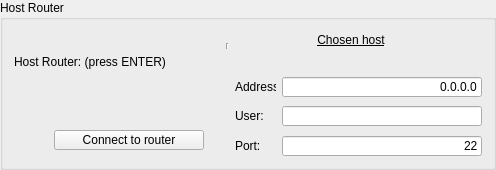
      <widget class="QGroupBox" name="groupBox15" >
       <property name="sizePolicy" >
        <sizepolicy vsizetype="Minimum" hsizetype="Minimum" >
         <horstretch>0</horstretch>
         <verstretch>0</verstretch>
        </sizepolicy>
       </property>
       <property name="minimumSize" >
        <size>
         <width>495</width>
         <height>170</height>
        </size>
       </property>
       <property name="maximumSize" >
        <size>
         <width>1500</width>
         <height>170</height>
        </size>
       </property>
       <property name="title" >
        <string>Host Router</string>
       </property>
       <layout class="QGridLayout" name="gridLayout" >
        <item rowspan="2" row="0" column="1" colspan="3" >
         <widget class="QLabel" name="textLabel43" >
          <property name="text" >
           <string>&lt;p align="center">&lt;u>Chosen host&lt;/u>&lt;/p></string>
          </property>
          <property name="wordWrap" >
           <bool>false</bool>
          </property>
         </widget>
        </item>
        <item row="1" column="2" >
         <widget class="Line" name="line16_2_2" >
          <property name="frameShape" >
           <enum>QFrame::VLine</enum>
          </property>
          <property name="frameShadow" >
           <enum>QFrame::Sunken</enum>
          </property>
         </widget>
        </item>
        <item rowspan="3" row="2" column="0" >
         <layout class="QVBoxLayout" >
          <item>
           <widget class="QLabel" name="textLabel4_3" >
            <property name="text" >
             <string>Host Router: (press ENTER)</string>
            </property>
            <property name="wordWrap" >
             <bool>false</bool>
            </property>
           </widget>
          </item>
          <item>
           <widget class="NMGHostInformationComboWidget" native="1" name="nsHost" >
            <property name="minimumSize" >
             <size>
              <width>200</width>
              <height>43</height>
             </size>
            </property>
            <property name="maximumSize" >
             <size>
              <width>200</width>
              <height>43</height>
             </size>
            </property>
           </widget>
          </item>
         </layout>
        </item>
        <item row="2" column="1" colspan="3" >
         <widget class="QLabel" name="nsAlias" >
          <property name="text" >
           <string/>
          </property>
          <property name="alignment" >
           <set>Qt::AlignRight|Qt::AlignTrailing|Qt::AlignVCenter</set>
          </property>
          <property name="wordWrap" >
           <bool>false</bool>
          </property>
         </widget>
        </item>
        <item row="3" column="3" >
         <layout class="QHBoxLayout" name="horizontalLayout_2" >
          <item>
           <widget class="QLabel" name="textLabel7_2" >
            <property name="minimumSize" >
             <size>
              <width>41</width>
              <height>20</height>
             </size>
            </property>
            <property name="maximumSize" >
             <size>
              <width>41</width>
              <height>20</height>
             </size>
            </property>
            <property name="text" >
             <string>Address:</string>
            </property>
            <property name="wordWrap" >
             <bool>false</bool>
            </property>
           </widget>
          </item>
          <item>
           <widget class="QLineEdit" name="nsAddress" >
            <property name="minimumSize" >
             <size>
              <width>200</width>
              <height>20</height>
             </size>
            </property>
            <property name="maximumSize" >
             <size>
              <width>200</width>
              <height>20</height>
             </size>
            </property>
            <property name="text" >
             <string>0.0.0.0</string>
            </property>
            <property name="alignment" >
             <set>Qt::AlignRight</set>
            </property>
            <property name="readOnly" >
             <bool>true</bool>
            </property>
           </widget>
          </item>
         </layout>
        </item>
        <item rowspan="2" row="4" column="3" >
         <layout class="QHBoxLayout" name="horizontalLayout_3" >
          <item>
           <widget class="QLabel" name="textLabel39" >
            <property name="minimumSize" >
             <size>
              <width>41</width>
              <height>20</height>
             </size>
            </property>
            <property name="maximumSize" >
             <size>
              <width>41</width>
              <height>20</height>
             </size>
            </property>
            <property name="text" >
             <string>User:</string>
            </property>
            <property name="wordWrap" >
             <bool>false</bool>
            </property>
           </widget>
          </item>
          <item>
           <widget class="QLineEdit" name="nsUser" >
            <property name="minimumSize" >
             <size>
              <width>200</width>
              <height>20</height>
             </size>
            </property>
            <property name="maximumSize" >
             <size>
              <width>200</width>
              <height>20</height>
             </size>
            </property>
            <property name="text" >
             <string/>
            </property>
            <property name="alignment" >
             <set>Qt::AlignRight</set>
            </property>
            <property name="readOnly" >
             <bool>true</bool>
            </property>
           </widget>
          </item>
         </layout>
        </item>
        <item rowspan="2" row="5" column="0" >
         <layout class="QHBoxLayout" >
          <item>
           <spacer>
            <property name="orientation" >
             <enum>Qt::Horizontal</enum>
            </property>
            <property name="sizeType" >
             <enum>QSizePolicy::Fixed</enum>
            </property>
            <property name="sizeHint" stdset="0" >
             <size>
              <width>30</width>
              <height>20</height>
             </size>
            </property>
           </spacer>
          </item>
          <item>
           <widget class="QPushButton" name="connectButton" >
            <property name="minimumSize" >
             <size>
              <width>150</width>
              <height>20</height>
             </size>
            </property>
            <property name="maximumSize" >
             <size>
              <width>150</width>
              <height>20</height>
             </size>
            </property>
            <property name="text" >
             <string>Connect to router</string>
            </property>
           </widget>
          </item>
         </layout>
        </item>
        <item row="6" column="3" >
         <layout class="QHBoxLayout" name="horizontalLayout_4" >
          <item>
           <widget class="QLabel" name="textLabel40" >
            <property name="minimumSize" >
             <size>
              <width>41</width>
              <height>20</height>
             </size>
            </property>
            <property name="maximumSize" >
             <size>
              <width>41</width>
              <height>20</height>
             </size>
            </property>
            <property name="text" >
             <string>Port:</string>
            </property>
            <property name="wordWrap" >
             <bool>false</bool>
            </property>
           </widget>
          </item>
          <item>
           <widget class="QLineEdit" name="nsPort" >
            <property name="minimumSize" >
             <size>
              <width>200</width>
              <height>20</height>
             </size>
            </property>
            <property name="maximumSize" >
             <size>
              <width>200</width>
              <height>20</height>
             </size>
            </property>
            <property name="text" >
             <string>22</string>
            </property>
            <property name="alignment" >
             <set>Qt::AlignRight</set>
            </property>
            <property name="readOnly" >
             <bool>true</bool>
            </property>
           </widget>
          </item>
         </layout>
        </item>
       </layout>
      </widget>
